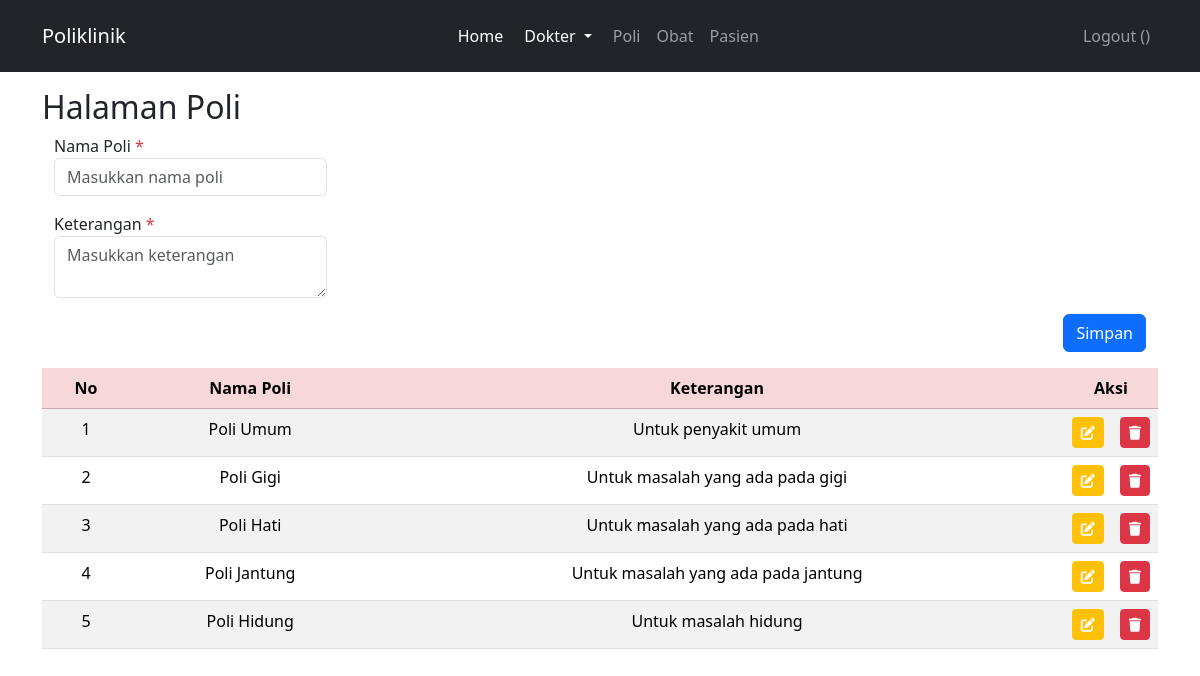
The app's page /index.php?page=poli (signed in) with its own data.
### tables this page shows
CREATE TABLE `poli` (
  `id` int(10) UNSIGNED NOT NULL,
  `nama_poli` varchar(25) NOT NULL,
  `keterangan` text NOT NULL
);

### poli.php (the view, shortened to what this page needs)
<main id="obat-page">
    <div class="container" style="margin-top: 5.5rem;">
        <div class="row">
            <h2 class="ps-0">Halaman Poli</h2>
            <div class="container">
                <form action="" method="POST" onsubmit="return(validate());">
                    <?php
                    $nama_poli = '';
                    $keterangan = '';
                    ?>
                    <div class="mb-3 w-25">
                        <label for="nama_poli">Nama Poli <span class="text-danger">*</span></label>
                        <input type="text" name="nama_poli" class="form-control" required placeholder="Masukkan nama poli" value="<?php echo $nama_poli ?>">
                    </div>
                    <div class="mb-3 w-25">
                        <label for="keterangan">Keterangan <span class="text-danger">*</span></label>
                        <textarea name="keterangan" class="form-control" required placeholder="Masukkan keterangan"><?php echo $keterangan ?></textarea>
                    </div>
                    <div class="d-flex justify-content-end mt-2">
                        <button type="submit" name="simpanData" class="btn btn-primary">Simpan</button>
                    </div>
                </form>
            </div>
            <div class="table-responsive mt-3 px-0">
                <table class="table table-striped text-center">
                    <thead class="table-danger">
                        <tr>
                            <th valign="middle">No</th>
                            <th valign="middle">Nama Poli</th>
                            <th valign="middle">Keterangan</th>
                            <th valign="middle" style="width: 0.5%;" colspan="2">Aksi</th>
                        </tr>
                    </thead>
                    <tbody>
                        <?php
                        $result = mysqli_query($mysqli, "SELECT * FROM poli");
                        $no = 1;
                        while ($data = mysqli_fetch_array($result)) :
                        ?>
                            <tr>
                                <td><?php echo $no++ ?></td>
                                <td><?php echo $data['nama_poli'] ?></td>
                                <td><?php echo $data['keterangan'] ?></td>
                                <td>
                                    <a class="btn btn-sm btn-warning text-white" href="index.php?page=poli&id=<?php echo $data['id'] ?>">
                                        <i class="fa-solid fa-pen-to-square"></i>
                                    </a>
                                </td>
                                <td>
                                    <a href="index.php?page=poli&id=<?php echo $data['id'] ?>&aksi=hapus" class="btn btn-sm btn-danger text-white">
                                        <i class="fa-solid fa-trash"></i>
                                    </a>
                                </td>
                            </tr>
                        <?php endwhile; ?>
                    </tbody>
                </table>
            </div>
        </div>
    </div>
</main>

### records on screen
poli: nama_poli "Poli Umum", keterangan "Untuk penyakit umum"
poli: nama_poli "Poli Gigi", keterangan "Untuk masalah yang ada pada gigi"
poli: nama_poli "Poli Hati", keterangan "Untuk masalah yang ada pada hati"
poli: nama_poli "Poli Jantung", keterangan "Untuk masalah yang ada pada jantung"
poli: nama_poli "Poli Hidung", keterangan "Untuk masalah hidung"
